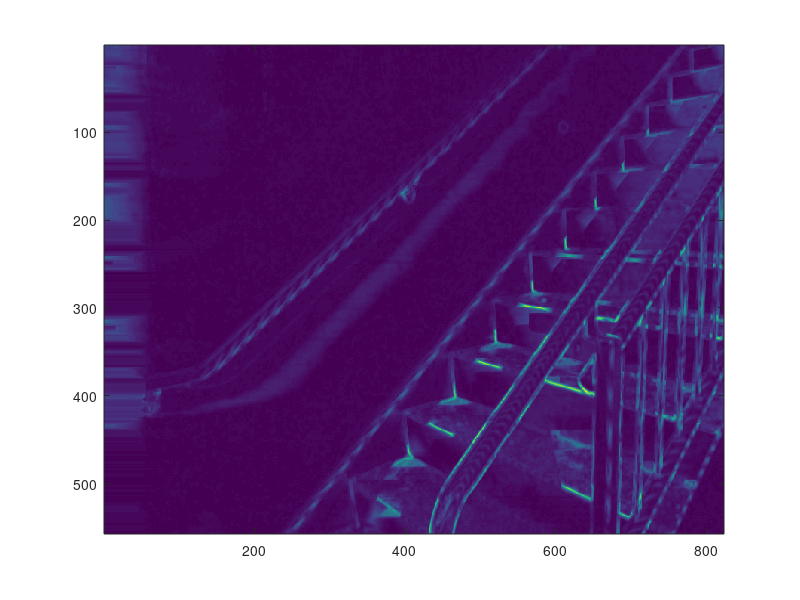

The MATLAB source for this figure:
I = load('cost_0.txt');
% I2 = load('cost_1.txt');
% M = load('pair_0.txt');
% N = load('pair_1.txt');
% I = max(I,0);I2=max(I2,0);
% 
% for i=1:size(I,1)
%   for j = 1:size(I,2)
%       if I2(i,j)<I(i,j)*1.5 
%           M(i,j)=0;
%       end
%   end 
% end

x = 1:size(I,1);
y = 1:size(I,2);
[X,Y] = meshgrid(x,y);

%surf(X,Y,I');
imagesc(I);
